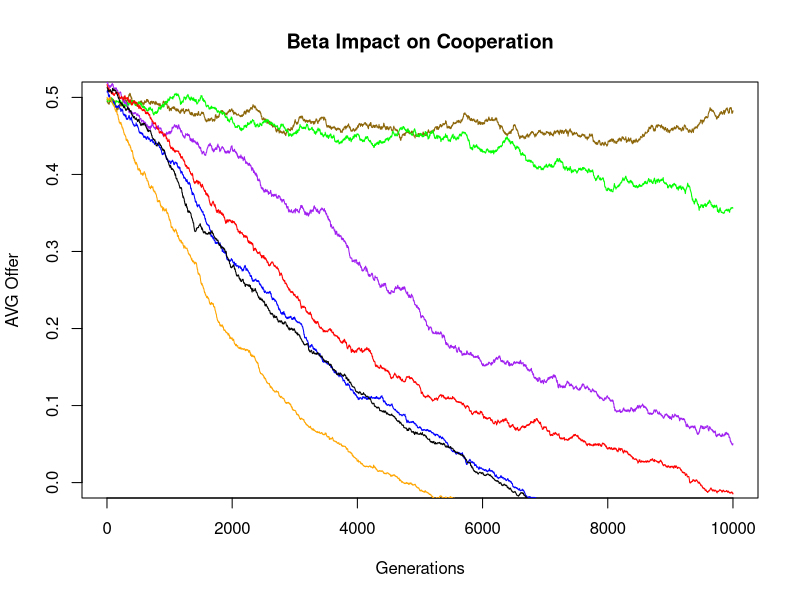

The R script that drew this image:
values1 <- read.csv("stats/Beta/PGG_stats_F-3.0_B-.00.txt", header = FALSE)
values2 <- read.csv("stats/Beta/PGG_stats_F-3.0_B-.50.txt", header = FALSE)
values3 <- read.csv("stats/Beta/PGG_stats_F-3.0_B-1.00.txt", header = FALSE)
values4 <- read.csv("stats/Beta/PGG_stats_F-3.0_B-2.00.txt", header = FALSE)
values5 <- read.csv("stats/Beta/PGG_stats_F-3.0_B-3.00.txt", header = FALSE)
values6 <- read.csv("stats/Beta/PGG_stats_F-3.0_B-4.00.txt", header = FALSE)
values7 <- read.csv("stats/Beta/PGG_stats_F-3.0_B-5.00.txt", header = FALSE)
len <- length(values1[[1]])
plot(1:len, values1[[1]], ylim = c(0,0.5), type = "l", main = "Beta Impact on Cooperation", xlab = "Generations", ylab = "AVG Offer", col="darkgoldenrod4")
lines(1:len, values2[[1]], col = "green")
lines(1:len, values3[[1]], col = "purple")
lines(1:len, values4[[1]], col = "red")
lines(1:len, values5[[1]], col = "blue")
lines(1:len, values6[[1]], col = "black")
lines(1:len, values7[[1]], col = "orange")

par(mar=c(5.1, 5, 5, 8.1), xpd=TRUE)
legend("topright",inset=c(-0.31,0),
      legend=c("Beta = 0","Beta = 0.5","Beta = 1","Beta = 2","Beta = 3","Beta = 4","Beta = 5"),
      lty=c(1),    lwd=1,
      col=c("darkgoldenrod4","green","purple","red","blue","black","orange") )
